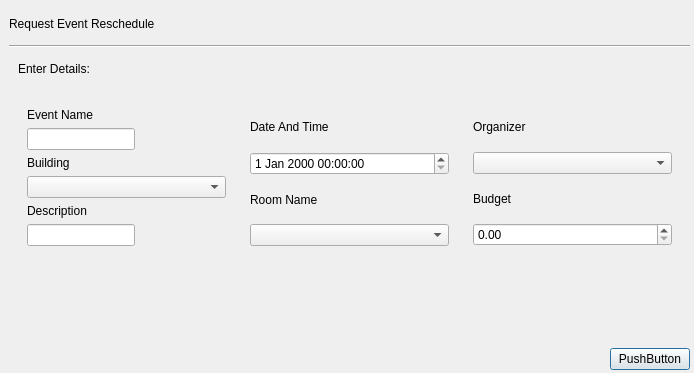
<?xml version="1.0" encoding="UTF-8"?>
<ui version="4.0">
 <class>Dialog</class>
 <widget class="QDialog" name="Dialog">
  <property name="geometry">
   <rect>
    <x>0</x>
    <y>0</y>
    <width>694</width>
    <height>373</height>
   </rect>
  </property>
  <property name="windowTitle">
   <string>Dialog</string>
  </property>
  <widget class="QWidget" name="verticalLayoutWidget">
   <property name="geometry">
    <rect>
     <x>9</x>
     <y>9</y>
     <width>681</width>
     <height>361</height>
    </rect>
   </property>
   <layout class="QVBoxLayout" name="verticalLayout">
    <item>
     <widget class="QLabel" name="label">
      <property name="maximumSize">
       <size>
        <width>680</width>
        <height>30</height>
       </size>
      </property>
      <property name="text">
       <string>Request Event Reschedule</string>
      </property>
     </widget>
    </item>
    <item>
     <widget class="Line" name="line">
      <property name="orientation">
       <enum>Qt::Horizontal</enum>
      </property>
     </widget>
    </item>
    <item>
     <widget class="QFrame" name="frame">
      <property name="sizePolicy">
       <sizepolicy hsizetype="Expanding" vsizetype="Preferred">
        <horstretch>0</horstretch>
        <verstretch>0</verstretch>
       </sizepolicy>
      </property>
      <property name="maximumSize">
       <size>
        <width>680</width>
        <height>30</height>
       </size>
      </property>
      <layout class="QHBoxLayout" name="horizontalLayout">
       <item alignment="Qt::AlignTop">
        <widget class="QLabel" name="label_2">
         <property name="text">
          <string>Enter Details:</string>
         </property>
        </widget>
       </item>
      </layout>
     </widget>
    </item>
    <item alignment="Qt::AlignTop">
     <widget class="QWidget" name="widget" native="true">
      <layout class="QHBoxLayout" name="horizontalLayout_4">
       <item>
        <widget class="QWidget" name="widget_2" native="true">
         <layout class="QVBoxLayout" name="verticalLayout_2">
          <item>
           <widget class="QLabel" name="label_3">
            <property name="text">
             <string>Event Name</string>
            </property>
           </widget>
          </item>
          <item alignment="Qt::AlignLeft|Qt::AlignBottom">
           <widget class="QLineEdit" name="lineEdit"/>
          </item>
          <item>
           <widget class="QLabel" name="label_8">
            <property name="text">
             <string>Building</string>
            </property>
           </widget>
          </item>
          <item>
           <widget class="QComboBox" name="comboBox"/>
          </item>
          <item>
           <widget class="QLabel" name="label_9">
            <property name="text">
             <string>Description</string>
            </property>
           </widget>
          </item>
          <item alignment="Qt::AlignLeft">
           <widget class="QLineEdit" name="lineEdit_2"/>
          </item>
         </layout>
        </widget>
       </item>
       <item>
        <widget class="QWidget" name="widget_3" native="true">
         <layout class="QVBoxLayout" name="verticalLayout_3">
          <item>
           <widget class="QLabel" name="label_6">
            <property name="text">
             <string>Date And Time</string>
            </property>
           </widget>
          </item>
          <item>
           <widget class="QDateTimeEdit" name="dateTimeEdit"/>
          </item>
          <item>
           <widget class="QLabel" name="label_10">
            <property name="text">
             <string>Room Name</string>
            </property>
           </widget>
          </item>
          <item>
           <widget class="QComboBox" name="comboBox_3"/>
          </item>
         </layout>
        </widget>
       </item>
       <item>
        <widget class="QWidget" name="widget_4" native="true">
         <layout class="QVBoxLayout" name="verticalLayout_4">
          <item>
           <widget class="QLabel" name="label_7">
            <property name="text">
             <string>Organizer</string>
            </property>
           </widget>
          </item>
          <item>
           <widget class="QComboBox" name="comboBox_2"/>
          </item>
          <item>
           <widget class="QLabel" name="label_11">
            <property name="text">
             <string>Budget</string>
            </property>
           </widget>
          </item>
          <item>
           <widget class="QDoubleSpinBox" name="doubleSpinBox"/>
          </item>
         </layout>
        </widget>
       </item>
      </layout>
     </widget>
    </item>
    <item alignment="Qt::AlignRight">
     <widget class="QPushButton" name="pushButton">
      <property name="text">
       <string>PushButton</string>
      </property>
     </widget>
    </item>
   </layout>
  </widget>
 </widget>
 <resources/>
 <connections/>
</ui>
